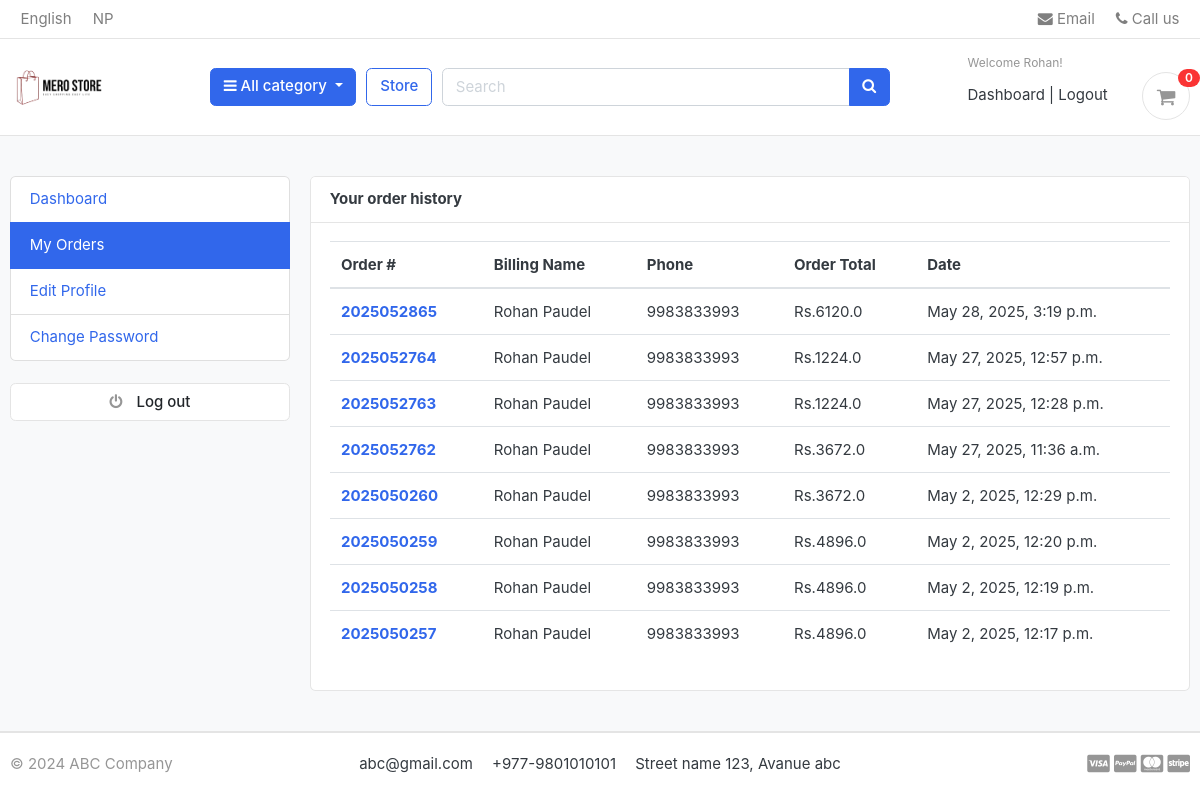
The page /accounts/my_orders/ (signed in) on the database its author committed.
### accounts/models.py (models this page shows, shortened)
class Account(AbstractBaseUser):
  first_name = models.CharField(max_length=50)
  last_name = models.CharField(max_length=50)
  username = models.CharField(max_length=50 , unique= True)
  email = models.EmailField(max_length=100 , unique=True)
  phone_number = models.CharField(max_length= 50)
  date_joined = models.DateTimeField(auto_now_add=True)
  last_login = models.DateTimeField(auto_now_add=True)
  is_admin = models.BooleanField(default=False)
  is_staff = models.BooleanField(default=False)
  is_active = models.BooleanField(default=False)
  is_superadmin = models.BooleanField(default=False)
  USERNAME_FIELD = 'email'
  REQUIRED_FIELDS = ['username' , 'first_name' , 'last_name']
  objects = MyAccountManager()

### orders/models.py (models this page shows, shortened)
class Order(models.Model):
    STATUS = (
        ('New', 'New'),
        ('Accepted', 'Accepted'),
        ('Completed', 'Completed'),
        ('Cancelled', 'Cancelled'),
    )
    user = models.ForeignKey(Account, on_delete=models.SET_NULL, null=True)
    payment = models.ForeignKey(Payment, on_delete=models.SET_NULL, blank=True, null=True)
    order_number = models.CharField(max_length=20)
    first_name = models.CharField(max_length=50)
    last_name = models.CharField(max_length=50)
    phone = models.CharField(max_length=15)
    email = models.EmailField(max_length=50)
    address_line_1 = models.CharField(max_length=50)
    address_line_2 = models.CharField(max_length=50, blank=True)
    country = models.CharField(max_length=50)
    state = models.CharField(max_length=50)
    city = models.CharField(max_length=50)
    order_note = models.CharField(max_length=100, blank=True)
    order_total = models.FloatField()
    tax = models.FloatField()
    status = models.CharField(max_length=10, choices=STATUS, default='New')
    ip = models.CharField(blank=True, max_length=20)
    is_ordered = models.BooleanField(default=False)
    created_at = models.DateTimeField(auto_now_add=True)
    updated_at = models.DateTimeField(auto_now=True)
    def full_name(self):
      return f'{self.first_name} {self.last_name}'

### accounts/views.py (the view)
# urls.py: path('my_orders/' ,views.my_orders , name="my_orders"),
@login_required(login_url="login")
def my_orders(request):
  orders = Order.objects.filter(user=request.user , is_ordered = True).order_by('-created_at')
  context = {
    'orders' : orders,
  }
  return render(request , 'accounts/my_orders.html', context)

### carts/context_processors.py (called while the page is built)
def counter(request):
  cart_count = 0
  if 'admin' in request.path:
    return{}
  else:
    try:
      cart = Cart.objects.filter(cart_id = _cart_id(request))
      if request.user.is_authenticated:
        cart_items = CartItem.objects.all().filter(user=request.user)
      else:
        cart_items = CartItem.objects.all().filter(cart=cart[:1])
      for cart_item in cart_items:
        cart_count += cart_item.quantity
    except Cart.DoesNotExist:
      cart_count = 0
  return dict(cart_count = cart_count)

### carts/views.py (called while the page is built)
def _cart_id(request):
  cart = request.session.session_key
  if not cart:
    cart = request.session.create()
  return cart

### category/context_processors.py (called while the page is built)
def menu_links(request):
  links = Category.objects.all()
  return dict(links = links)

### category/models.py (called while the page is built)
  def get_url(self):
    return reverse('products_by_category' , args=[self.slug])

### templates/accounts/my_orders.html (shortened to what this page needs)
{% extends 'base.html'%}
{% block content%}
<section class="section-content padding-y bg">
  <div class="container">
    <div class="row">
    {% include 'includes/dashboard_sidebar.html'%}
    <main class="col-md-9">
      <article class="card">
      <header class="card-header">
        <strong class="d-inline-block mr-3">Your order history</strong>
      </header>
      <div class="card-body">
        <div class="row">
         <div class="col-md-12">
          <table class="table table-hover">
            <thead>
              <tr>
                <th scope="col">Order #</th>
                <th scope="col">Billing Name</th>
                <th scope="col">Phone</th>
                <th scope="col">Order Total</th>
                <th scope="col">Date</th>
              </tr>
            </thead>
            <tbody>
              {% for order in orders %}
              <tr>
                <th scope="row"><a href="{% url 'order_detail' order.order_number %}">{{order.order_number}}</a></th>
                <td>{{order.full_name}}</td>
                <td>{{order.phone}}</td>
                <td>Rs.{{order.order_total}}</td>
                <td>{{order.created_at}}</td>
              </tr>
              {% endfor %}
            </tbody>
          </table>
          </div>
         </div>
        </div>
      </div>
  </div>
  </section>
{%endblock%}

### templates/includes/navbar.html (shortened to what this page needs)
{%load static%}
<header class="section-header">
  <nav class="navbar p-md-0 navbar-expand-sm navbar-light border-bottom">
  <div class="container">
    <div class="collapse navbar-collapse" id="navbarTop4">
      <ul class="navbar-nav mr-auto">
        <li class="nav-item dropdown">
         <a href="#" class="nav-link">   English </a>
      </li>
      <li class="nav-item dropdown">
        <a href="#" class="nav-link"> NP </a>
      </li>
      </ul>
      <ul class="navbar-nav">
      <li><a href="#" class="nav-link"> <i class="fa fa-envelope"></i> Email </a></li>
      <li><a href="#" class="nav-link"> <i class="fa fa-phone"></i> Call us </a></li>
    </ul>
    </div>
  </div>
  </nav>
  <section class="header-main border-bottom">
    <div class="container">
  <div class="row align-items-center">
    <div class="col-lg-2 col-md-3 col-6">
      <a href=" {% url 'home'%}" class="brand-wrap">
        <img class="logo" src="{%static './images/merostore.png'%}" >
      </a>
    </div>
    <div class="col-lg col-sm col-md col-6 flex-grow-0">
      <div class="category-wrap dropdown d-inline-block float-right">
        <button type="button" class="btn btn-primary dropdown-toggle" data-toggle="dropdown">
          <i class="fa fa-bars"></i> All category
        </button>
      </div>
    </div>
    <a href="{% url 'store' %}" class="btn btn-outline-primary">Store</a>
    <div class="col-lg  col-md-6 col-sm-12 col">
      <form action="{% url 'search' %}" class="search" method = 'GET'>
        <div class="input-group w-100">
            <input type="text" class="form-control" style="width:60%;" placeholder="Search" name="keyword">
            <div class="input-group-append">
              <button class="btn btn-primary" type="submit">
                <i class="fa fa-search"></i>
              </button>
            </div>
          </div>
      </form>
    </div>
    <div class="col-lg-3 col-sm-6 col-8 order-2 order-lg-3">
          <div class="d-flex justify-content-end mb-3 mb-lg-0">
            {% if user.id is  None%}
            <div class="widget-header">
              <small class="title text-muted">Welcome guest!</small>
              <div>
                <a href="{% url 'login' %}">Sign in</a> <span class="dark-transp"> | </span>
                <a href="{% url 'register'%}"> Register</a>
              </div>
            </div>
            {% else%}
            <div class="widget-header">
              <small class="title text-muted">Welcome {{user.first_name}}!</small>
              <div>
                <a href="{% url 'dashboard'%}">Dashboard</a> <span class="dark-transp"> | </span>
                <a href="{% url 'logout'%}">Logout</a>
            {% endif %}
            <a href="{% url 'cart'%}" class="widget-header pl-3 ml-3">
              <div class="icon icon-sm rounded-circle border"><i class="fa fa-shopping-cart"></i></div>
              <span class="badge badge-pill badge-danger notify">{{cart_count}}</span>
            </a>
          </div>
        </div>
  </div>
    </div>
  </section>
  </header>

### merostore/static/css/ui.css (style rules this page uses)
html { font-family: "Inter", sans-serif; font-size: 15px; }
.icon-xs, .icon-sm, .icon-md, .icon-lg { display: inline-block; text-align: center; flex-shrink: 0; flex-grow: 0; }
.icon-sm { width: 48px; height: 48px; line-height: 48px !important; font-size: 20px; }
.padding-y { padding-top: 40px; padding-bottom: 40px; }
article:after, .form-group:after { display: block; clear: both; content: ""; }
.bg { background-color: #f8f9fa; }
.header-main { position: relative; padding-top: 1rem; padding-bottom: 1rem; }
.brand-wrap .logo, .navbar-brand .logo { margin-right: 7px; max-height: 42px; display: inline-block; }
.widget-header { display: inline-block; vertical-align: middle; position: relative; }
.widget-header a { color: #343a40; }
.widget-header i { color: #969696; }
.widget-header .title { display: block; }
.widget-header .notify { position: absolute; top: -3px; right: -10px; }
.notify { position: absolute; top: -4px; right: -10px; display: inline-block; padding: 0.25em 0.6em; font-size: 12px; line-height: 1; text-align: center; border-radius: 3rem; color: #fff; background-color: #fa3434; }

### rows shown on the page
Account: first_name "Rohan"
Order: order_number "2025052865", full_name "Rohan Paudel", phone "9983833993", order_total "6120.0", created_at "May 28, 2025, 3:19 p.m."
Order: order_number "2025052764", full_name "Rohan Paudel", phone "9983833993", order_total "1224.0", created_at "May 27, 2025, 12:57 p.m."
Order: order_number "2025052763", full_name "Rohan Paudel", phone "9983833993", order_total "1224.0", created_at "May 27, 2025, 12:28 p.m."
Order: order_number "2025052762", full_name "Rohan Paudel", phone "9983833993", order_total "3672.0", created_at "May 27, 2025, 11:36 a.m."
Order: order_number "2025050260", full_name "Rohan Paudel", phone "9983833993", order_total "3672.0", created_at "May 2, 2025, 12:29 p.m."
Order: order_number "2025050259", full_name "Rohan Paudel", phone "9983833993", order_total "4896.0", created_at "May 2, 2025, 12:20 p.m."
Order: order_number "2025050258", full_name "Rohan Paudel", phone "9983833993", order_total "4896.0", created_at "May 2, 2025, 12:19 p.m."
Order: order_number "2025050257", full_name "Rohan Paudel", phone "9983833993", order_total "4896.0", created_at "May 2, 2025, 12:17 p.m."

### other values the page prints
{{ cart_count }} "0"
